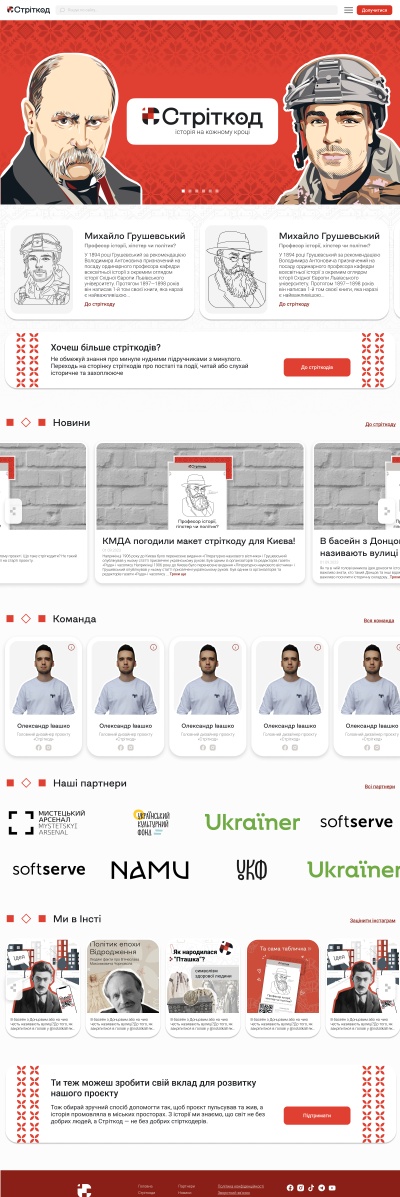
#> input picture real-dataset/designs-original/1600:4788:design.jpeg, 1600 x 4788 px, given as the content of the folder ./real-dataset/pages-designs-flat, which was not available (shown at 1/4 size)
$ python segmentation-pipeline.py
#> lines starting #> are read from the running program, lines starting #| are printed output that depends on the picture; after the words box and inside, x2 and y2 are one past the last pixel; in counts of white or black regions, pixels touching at a corner belong together; pictures that were not available may be replaced by others from this repository, and a replacement may not be noted
### edge_segmentation.py
import cv2
import matplotlib.pyplot as plt
import numpy as np
from skimage.feature import canny
from skimage import io
from skimage.color import rgb2gray
import scipy.ndimage as nd
from skimage.measure import regionprops, label
from skimage.morphology import disk
from PIL import Image
plt.rcParams["figure.figsize"] = (12, 8)

def edge_segmentation(image_path):
    # load images and convert to grayscale
    image = cv2.imread(image_path)
#> image is the input picture: shape (4788, 1600, 3); mean B, G, R 205.3, 207.9, 226.3
    image = cv2.cvtColor(image, cv2.COLOR_BGR2RGB)

    if image.shape[-1] == 4:
        image = image[:, :, :3]
    # plt.imshow(image)
    # plt.title('image without alpha channel')
    # plt.show()

    image_wh = rgb2gray(image)
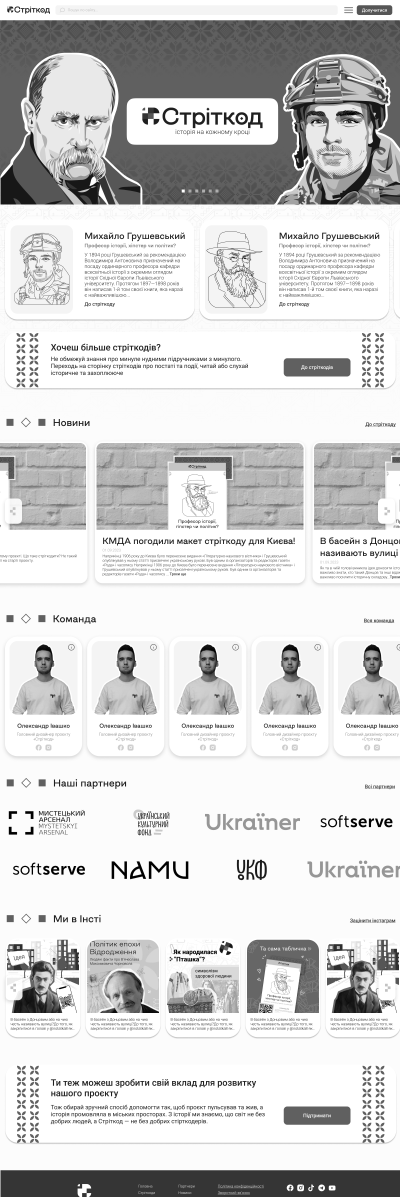
#> image_wh: shape (4788, 1600) float64 (shown at 1/4 size); min 0, max 1, mean 0.83

    # apply edge segmentation
    # plot canny edge detection
    edges = canny(image_wh)
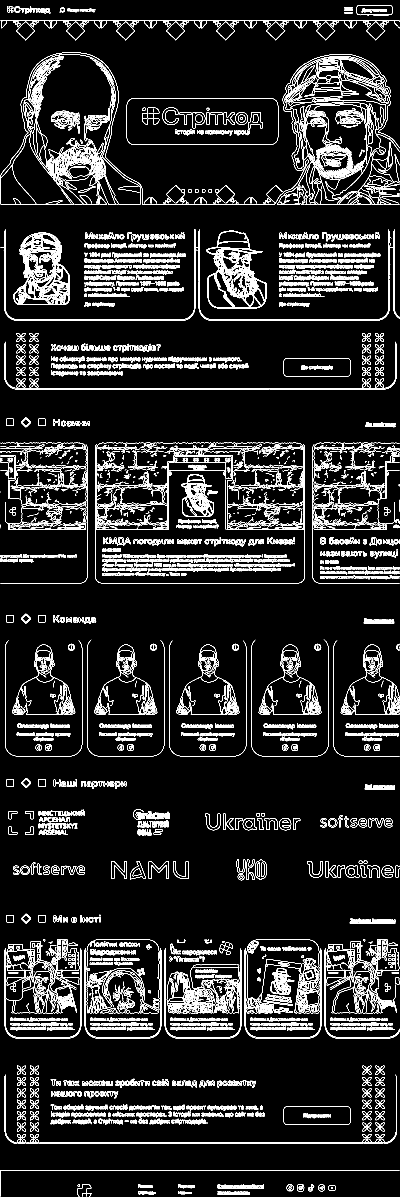
#> edges: shape (4788, 1600) bool (shown at 1/4 size); 5.5% white in thin lines or dots
    # plt.imshow(edges, interpolation='gaussian')
    # plt.title('Canny detector')
    # plt.show()

    dilated_edges = nd.binary_dilation(edges, disk(1))
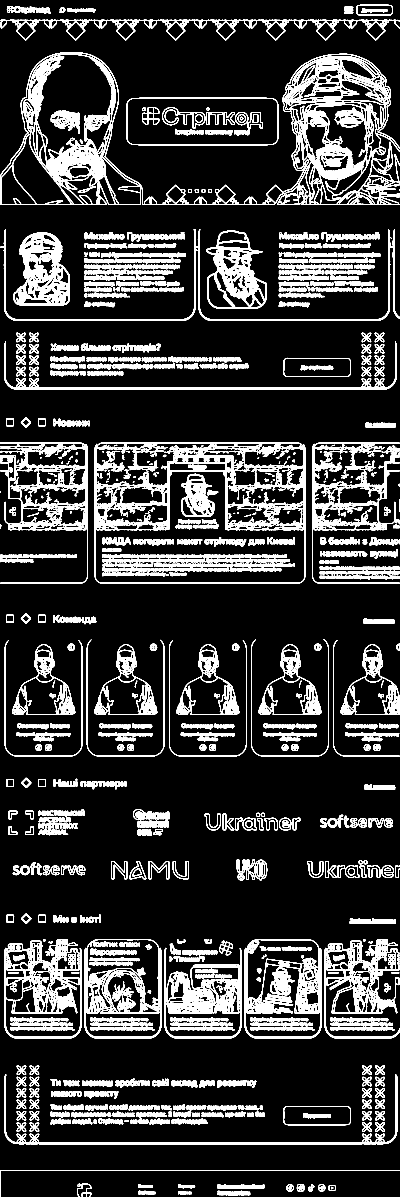
#> dilated_edges: shape (4788, 1600) bool (shown at 1/4 size); 14.5% white; 1264 white regions (21 under 20 px), largest, box (x1, y1, x2, y2) and area: (0, 210, 1600, 820) 129386, (384, 1770, 1216, 2121) 54343, (54, 930, 280, 1221) 30123

    # plt.imshow(dilated_edges, interpolation='gaussian')
    # plt.title('Combined edges')
    # plt.show()

    # fill regions to perform edge segmentation
    fill_im = nd.binary_fill_holes(dilated_edges)
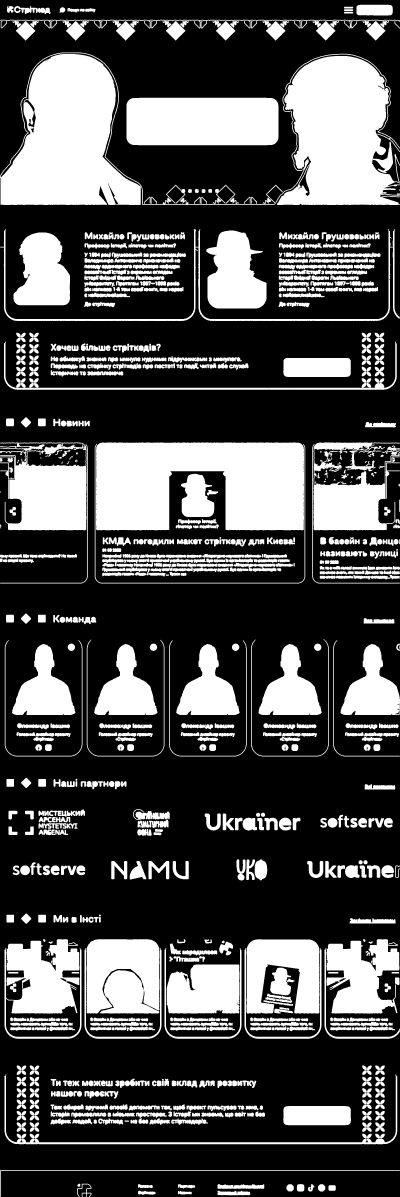
#> fill_im: shape (4788, 1600) bool (shown at 1/4 size); 30.2% white; 931 white regions (7 under 20 px), largest, box (x1, y1, x2, y2) and area: (0, 210, 1600, 820) 445108, (384, 1770, 1216, 2121) 237855, (506, 391, 1114, 581) 114474
    # plt.imshow(fill_im)
    # plt.title('Region Filling')
    # plt.show()

    # Label connected components
    labeled_image = label(fill_im, connectivity=1, background=0)
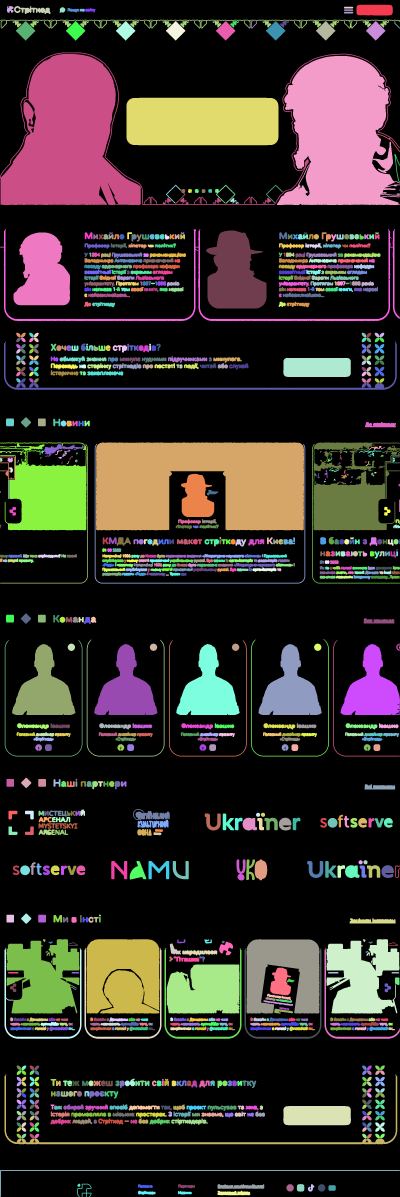
#> labeled_image: shape (4788, 1600) int32 (shown at 1/4 size); 962 distinct labels, from 0 to 961; one colour per label, 0 black

    return labeled_image, image, edges

def show_groups(image, labeled_image):
    # Create a color map for visualization
    num_labels = np.max(labeled_image)
#> num_labels = 961
    print(num_labels)
#| 961
    colors = plt.cm.jet(np.linspace(0, 1, num_labels + 1))

    # Visualize the labeled regions in different colors
    fig, ax = plt.subplots()
    ax.imshow(image, cmap=plt.cm.gray)

    for region in regionprops(labeled_image):
        # Draw rectangle around segmented region
        minr, minc, maxr, maxc = region.bbox
        rect = plt.Rectangle((minc, minr), maxc - minc, maxr - minr,
                             fill=False, edgecolor=colors[region.label], linewidth=2)
        ax.add_patch(rect)
#> this loop made 961 passes
#> (minr, minc, maxr, maxc) on passes 1 to 3: (19, 1426, 62, 1571), (24, 27, 51, 54), (24, 56, 56, 202)

    plt.title('Region Filling with Color-Coded Groups')
    plt.show()
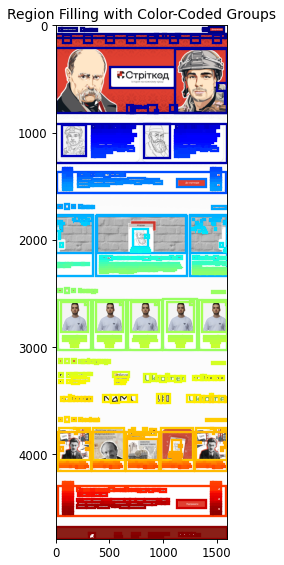
#> figure drawn by matplotlib, 1 panel

# [3 lines that do not run on import are left out]

### segmentation-pipeline.py
import os
import re
import time

import skimage.io
from skimage.measure import regionprops
from edge_segmentation import edge_segmentation, show_groups

root_folder_1 = "./real-dataset/designs-original"
root_folder_2 = "./real-dataset/pages-original"
root_folder_flat = "./real-dataset/pages-designs-flat"
output_folder = "./real-dataset/segmented-pages-canny"

# Ensure output folder exists
os.makedirs(output_folder, exist_ok=True)

def cut_and_save(image_name, labeled_image, image, edges):
    # Get region properties for each labeled region in both images
    regions = regionprops(labeled_image)

    for i, region in enumerate(regions):
        bbox = region.bbox
        image_ui_element = image[bbox[0]:bbox[2], bbox[1]:bbox[3], :]
        # Save image_ui_element
        output_path = os.path.join(output_folder, f"{image_name}_{i}.jpeg")
        skimage.io.imsave(output_path, image_ui_element)


def process_image(image_path):
    image_name = re.sub(r'^\.\/', '', image_path.split('/')[-1])
    labeled_image, image, edges = edge_segmentation(image_path)
    show_groups(image, labeled_image)
    # cut_and_save(image_name, labeled_image, image, edges)


def traverse_folder(folder_path):
    # Iterate over all items in the directory
    for item in os.listdir(folder_path):
        # Get full path of the item
        item_path = os.path.join(folder_path, item)
        print(item_path)

        # If it's a file, process it
        if os.path.isfile(item_path):
            process_image(item_path)
        # If it's a directory, recursively traverse it
        elif os.path.isdir(item_path):
            traverse_folder(item_path)


# Main function to start the traversal from a given root folder
def main():
    # traverse_folder(root_folder_1)
    # traverse_folder(root_folder_2)
    traverse_folder(root_folder_flat)


# Example usage:
if __name__ == "__main__":
    start_time = time.time()
    main()
    end_time = time.time()
    print(f"Execution time: {end_time - start_time}")
